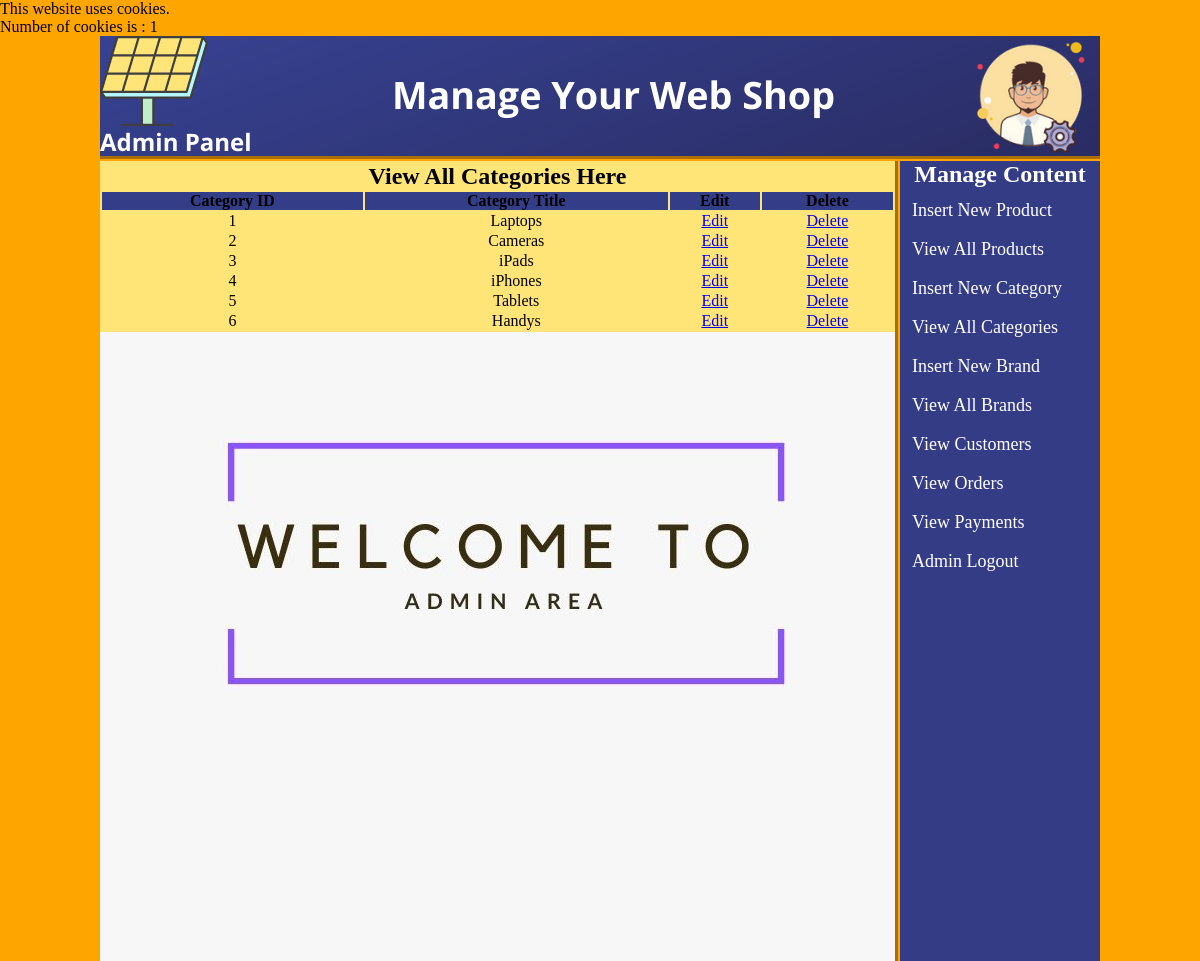
The page /admin_area/index.php?view_cats (signed in) on the database its author committed.
### tables this page shows
CREATE TABLE `categories` (
  `cat_id` int(100) NOT NULL,
  `cat_title` text NOT NULL
);

### admin_area/view_cats.php (the view)
<table width="795" align="center" bgcolor="#FFE578">
	<tr align="center">
		<td colspan="6"><h2>View All Categories Here</h2></td>
	</tr>
	<tr align="center" bgcolor="#343D88">
		<th>Category ID</th>
		<th>Category Title</th>
		<th>Edit</th>
		<th>Delete</th>
	</tr>
	<?php
		include("includes/db.php");
		$get_cat = "select * from categories";
		$run_cat = mysqli_query($con, $get_cat);
		$i = 0;
		while ($row_cat=mysqli_fetch_array($run_cat)){
			$cat_id = $row_cat['cat_id'];
			$cat_title = $row_cat['cat_title'];
			$i++;
		?>
		<tr align="center">
			<td><?php echo $i;?></td>
			<td><?php echo $cat_title;?></td>
			<td><a href="index.php?edit_cat=<?php echo $cat_id; ?>">Edit</a></td>
			<td><a href="delete_cat.php?delete_cat=<?php echo $cat_id;?>">Delete</a></td>
		</tr>
	<?php } ?>
</table>

### admin_area/styles/style.css (style rules this page uses)
html, body, div, span, applet, object, iframe, h1, h2, h3, h4, h5, h6, p, blockquote, pre, a, abbr, acronym, address, big, cite, code, del, dfn, em, img, ins, kbd, q, s, samp, small, strike, strong, sub, sup, tt, var, b, u, i, center, dl, dt, dd, ol, ul, li, fieldset, form, label, legend, table, caption, tbody, tfoot, thead, tr, th, td, article, aside, canvas, details, embed, figure, figcaption, footer, header, hgroup, menu, nav, output, ruby, section, summary, time, mark, audio, video { margin: 0; padding: 0; border: 0; vertical-align: baseline; }
body { background:orange; }

### rows shown on the page
categories: cat_title "Laptops"
categories: cat_title "Cameras"
categories: cat_title "iPads"
categories: cat_title "iPhones"
categories: cat_title "Tablets"
categories: cat_title "Handys"

### other values the page prints
count($_COOKIE) "1"
